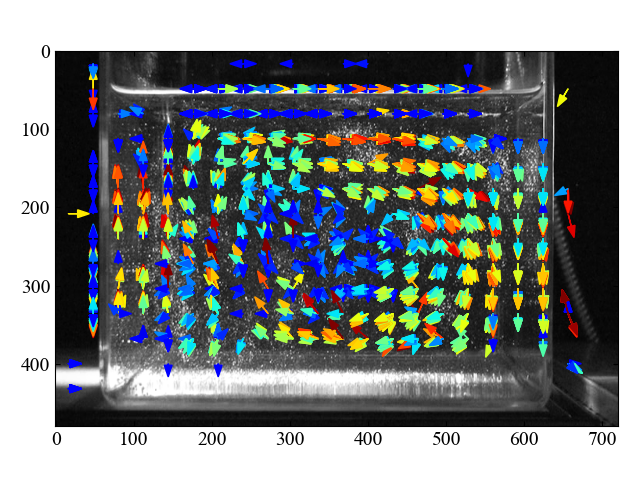
#> input picture sample/s0.png, 640 x 480 px
$ python piv.py sample
#> lines starting #> are read from the running program, lines starting #| are printed output that depends on the picture
import cv2
import os
import argparse
import glob
import numpy as np
from matplotlib import pyplot as plt

## PIV解析をする関数
## 使い方
## py piv.py -h

def piv(dir, out, threshold, wsize=32, overlap=0):
#> called with dir = 'sample', out = 'sample.png', threshold = 10, wsize = 32, overlap = 0
    count = 0
    path_list = sorted(glob.glob(os.path.join(*[dir, '*'])))  # ファイルパスをソートしてリストする

    # グラフ初期化
    plt.rcParams['font.size'] = 14              # フォントの種類とサイズを設定する。
    plt.rcParams['font.family'] = 'Times New Roman'
    plt.rcParams['xtick.direction'] = 'in'      # 目盛を内側にする。
    plt.rcParams['ytick.direction'] = 'in'
    # グラフの上下左右に目盛線を付ける。
    fig = plt.figure()
    ax1 = fig.add_subplot(111)
    ax1.yaxis.set_ticks_position('both')
    ax1.xaxis.set_ticks_position('both')
    # 背景画像の用意と表示設定
    img = cv2.imread(path_list[0], 0)       # 最初の画像を背景画像とする
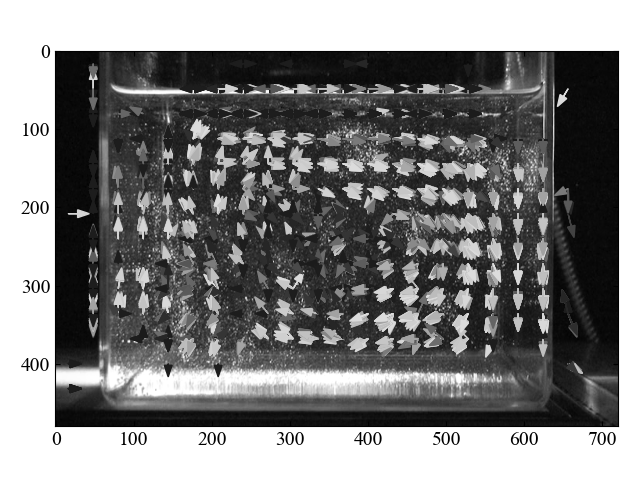
#> img: shape (480, 640); min 0, max 255, mean 127.4
    ax1.imshow(img, cmap='gray')            # 背景画像
    cm = plt.get_cmap('jet')                # カラーマップ
    vsf = 2                                 # ベクトル表示のスケールファクタ

    # 全画像ファイルをリストしてPIV計算を実施
    for i in range(len(path_list)-1):
        count += 1
        vectors_amps = []                                     # ベクトルの大きさ情報を格納する空配列
        coordinates = []                                      # 座標情報を格納する空配列
        correlation_coef = []                                 # 相関係数情報を格納する空配列

        # グレースケール画像で2枚(i, i+1)の画像を読み込み
        img1 = cv2.imread(path_list[i], 0)
        img2 = cv2.imread(path_list[i+1], 0)

        # 画像サイズを取得
        h, w = img1.shape
        h2, w2 = img2.shape

        # ファイルサイズが揃っていない場合はエラー
        if h != h2 or w != w2:
            print('Error:img(i).shape != img(i+1).shape.')
            print('Align image size.')
            break

        w_st = int(w / (wsize - overlap))                     # 幅のストライドを計算
        h_st = int(h / (wsize - overlap))                     # 高さのストライドを計算

        # 画像を走査しながら処理をする（h_st, w_stのサイズでループ）
        for k in range(h_st-1):
            for j in range(w_st-1):
                # テンプレートマッチング部分-------------------------------------------------------------
                # 抽出範囲の点（左上、右上）を計算
                p_h1 = k * (wsize - overlap)
                p_h2 = p_h1 + wsize
                p_w1 = j * (wsize - overlap)
                p_w2 = p_w1 + wsize

                # パターンマッチングから移動先座標を計算
                template = img1[p_h1:p_h2, p_w1:p_w2]                    # img[i]からテンプレート画像を抽出
                method = cv2.TM_CCOEFF_NORMED                            # NCC(正規化相互相関係数)を選択
                res = cv2.matchTemplate(img2, template, method)          # img[i+1]に対するテンプレートマッチングの結果
                min_val, max_val, min_loc, max_loc = cv2.minMaxLoc(res)  # 最小値と最大値、その位置を取得

                # テンプレート画像の中心座標を計算
                before_w = int(p_w1 + (p_w2 - p_w1) / 2)                 # 探査前のx座標
                before_h = int(p_h1 + (p_h2 - p_h1) / 2)                 # 探査前のy座標
                after_w = int(max_loc[0] + wsize / 2)                    # 探査後のx座標
                after_h = int(max_loc[1] + wsize / 2)                    # 探査後のy座標

                # 評価指標を計算
                dx = after_w - before_w                                  # x増分値
                dy = after_h - before_h                                  # y増分値
                vector_amp = np.sqrt(dx ** 2 + dy ** 2)                  # ベクトルの大きさ
                coordinate = [before_w, before_h, dx, dy]                # 座標と増分値セット

                # データ格納
                vectors_amps.append(vector_amp)
                coordinates.append(coordinate)
                correlation_coef.append(max_val)
                # ----------------------------------------------------------------------------------

        # ここからグラフ描画-------------------------------------

        # 誤ベクトル処理（一度に一定ピクセル（threshold）以上のベクトルは長さを0にする）
        for m in range(len(vectors_amps)):
#            print(m, '/', len(vectors_amps)-1)
            if vectors_amps[m] >= threshold:
                coordinates[m][2] = 0
                coordinates[m][3] = 0
                vectors_amps[m] = 0

        # 誤ベクトル処理後のベクトルをMin-Max正規化(cmapでベクトルに色を付けるためだけの変数)
        norm_vectors = (vectors_amps - np.min(vectors_amps)) / (np.max(vectors_amps) - np.min(vectors_amps))

        # 画像にベクトルをプロットする
        for n in range(len(vectors_amps)):
#            print(n, '/', len(vectors_amps)-1)          # 進捗表示
            # 長さ0以外の場合に図にベクトル(dx, dyにそれぞれスケールを乗じた後のベクトル)を描画
            if vectors_amps[n]:     # != 0
                ax1.arrow(x=coordinates[n][0], y=coordinates[n][1],
                          dx=vsf * coordinates[n][2], dy=vsf * coordinates[n][3],
                          width=0.01, head_width=10, color=cm(norm_vectors[n]))

        # 画像作成の進捗を表示
        print(count, '/', len(path_list) - 1)

    # レイアウトタイト設定
    fig.tight_layout()
    plt.savefig(out)

    return

# 引数処理
parser = argparse.ArgumentParser(description='連続静止画からPIV可視化を行います．')
parser.add_argument('inFolder', help='連続静止画が保存されているフォルダ名．漢字を含むフォルダやファイル名はやめておきましょう．')
parser.add_argument('-o', '--outFile', help='出力フォルダ．省略すると入力フォルダ名と同じ名前のpngファイルに出力されます．')
parser.add_argument('-t', '--threshold', default=10, type=int, help='誤ベクトルのしきい値．デフォルト=10')
args = parser.parse_args()

if not args.outFile:
    args.outFile = os.path.splitext(os.path.basename(args.inFolder))[0] + '.png'

# PIV解析の関数を実行
piv(args.inFolder, args.outFile, args.threshold)
